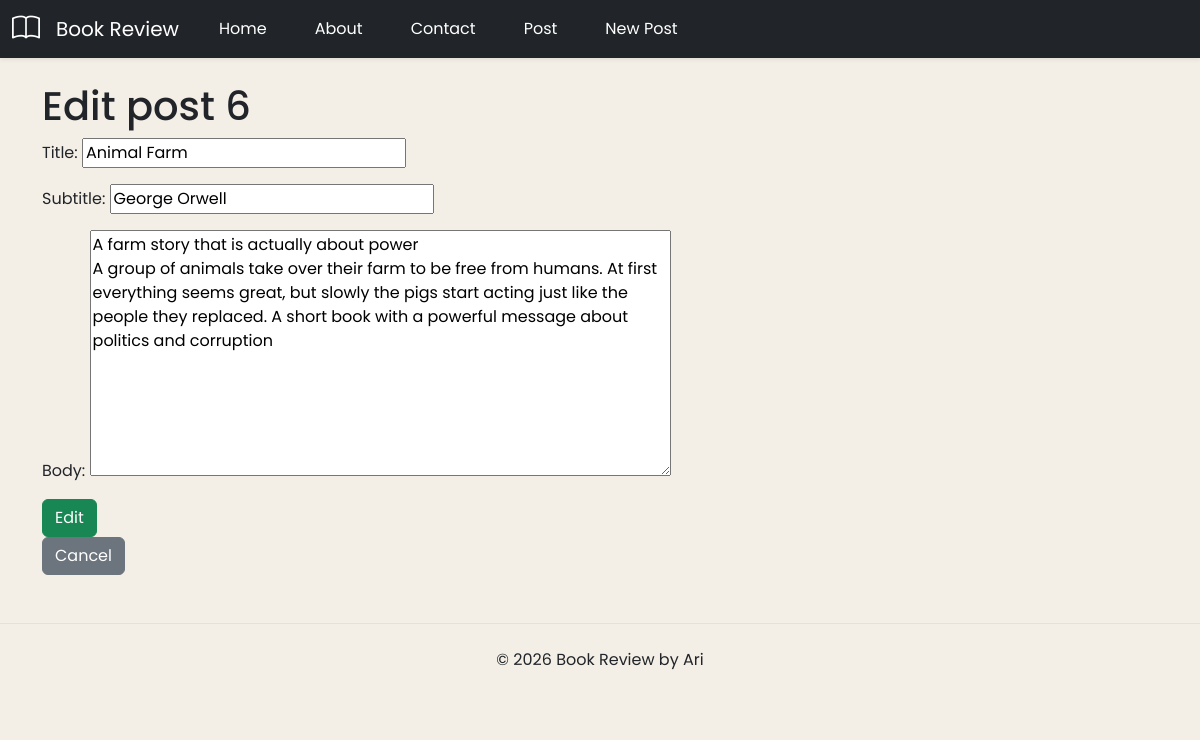
Screenshot of /post/edit/6/ with the database file from the repository.
### posts/models.py (models this page shows, shortened)
class Post(models.Model):
    title = models.CharField(max_length=100) #string
    subtitle = models.CharField(max_length=100) #string
    body = models.TextField() #string
    created_on = models.DateTimeField(auto_now_add=True) #datetime
    author = models.ForeignKey(
        get_user_model(),
        on_delete=models.CASCADE,
    )#string / object

### posts/views.py (the view)
# urls.py: path("edit/<int:pk>/", PostUpdateView.as_view(), name="post_edit"),
class PostUpdateView(UpdateView): #POST request -> alter an existing object / filled form
    template_name = "edit.html"
    model = Post
    fields = ["title", "subtitle", "body"]

### templates/edit.html (shortened to what this page needs)
{% extends 'base.html' %}
{% load static %}
{% block css %}
    <link rel="stylesheet" href="{% static 'css/list.css' %}">
{% endblock %}
{% block content %}
    <h1>Edit post {{ post.id }}</h1>
    <form method="post">
        {{ form.as_p }}
        <input type="submit" value="Edit" class="btn btn-success">
    </form>
    <a href="{% url 'post_detail' post.id %}" class="btn btn-secondary">Cancel</a>
{% endblock content %}

### static/css/list.css (style rules this page uses)
body { background-color: #f4efe6; font-family: 'Poppins', sans-serif; }

### rows the page displays
Post: id "6", title "Animal Farm", subtitle "George Orwell", body "A farm story that is actually about power A group of animals take over their farm to be free from humans. At first everything seems great, but slowly the pigs start acting just like the people they replaced. A short book with a powerful message about politics and corruption"
